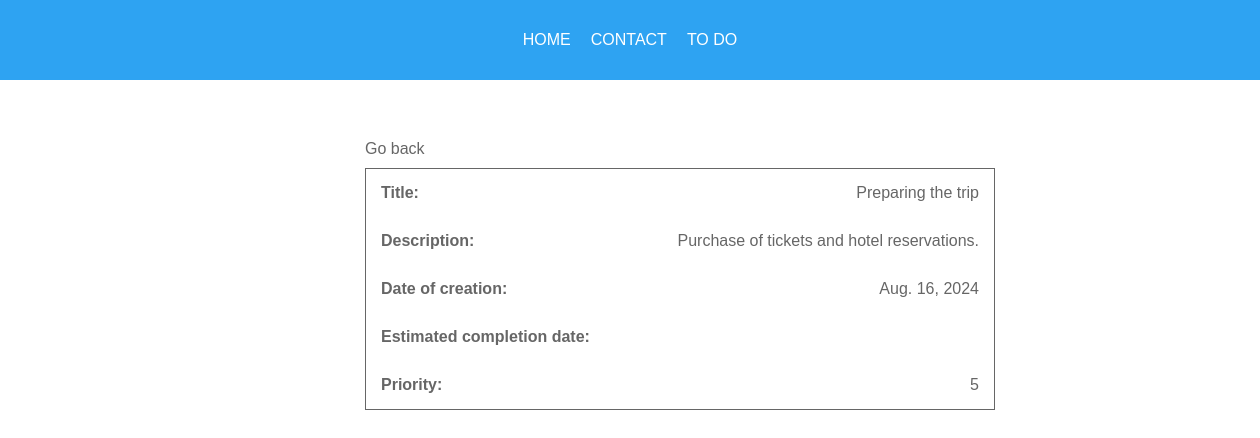
/to_do/view/2, run on the app's committed database.
### to_do/models.py (models this page shows, shortened)
class Todo(models.Model):
    title=models.CharField(max_length=100, blank=False, null=False)
    description=models.TextField(blank=True, null=True)
    date=models.DateField(default=date.today)
    estimated_end=models.DateField(blank=True, null=True)
    priority=models.IntegerField(default=3)

### to_do/views.py (the view)
# urls.py: path('view/<int:id>', views.view, name='contact_view'),
def view(request, id):
    todo=Todo.objects.get(id=id)
    context={
        'todo':todo
    }
    return render(request, 'to_do/detail.html', context)

### templates/to_do/detail.html (shortened to what this page needs)
{% extends 'layout/base.html' %}
{% block 'content' %}
    <span class="aux-btns"><a href="{% url 'to_do' %}">Go back</a></span>
        <ul class="list">
            <li><b>Title: </b>{{ todo.title }}</li>
            <li><b>Description: </b>{{ todo.description }}</li>
            <li><b>Date of creation: </b>{{ todo.date }}</li>
            <li><b>Estimated completion date: </b>{{ todo.estimated_ed }}</li>
            <li><b>Priority: </b>{{ todo.priority }}</li>
        </ul>
{% endblock %}

### static/css/style.css (style rules this page uses)
:root { --color-primary: #2ea3f2; --color-text:#666; font-family: Verdana, Geneva, Tahoma, sans-serif; }
* { margin: 0; padding: 0; box-sizing: border-box; font-family: Verdana, Geneva, Tahoma, sans-serif; color: var(--color-text); }
.list { display: flex; flex-direction: column; border: 1px solid var(--color-text); width: 50%; list-style-type: none; }
.list li { padding: 15px; width: 100%; border-bottom: qpx solid var(--color-text); display: flex; justify-content: space-between; align-items: center; }
.aux-btns { width: 50%; display: flex; justify-content: flex-start; margin: 10px; }
.aux-btns a { padding-right: 10px; text-decoration: none; }

### data on the page
Todo: title "Preparing the trip", description "Purchase of tickets and hotel reservations.", date "Aug. 16, 2024", priority "5"
